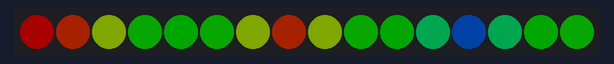
The sketch below on a simulated Arduino Uno, built with avr-gcc and run on an emulated ATmega328P. On the bench: 16 RGB LEDs in strip order, left to right. Dim RGB values are drawn brighter than linear.

Above: at 0.03 s.
At 4.72 s:
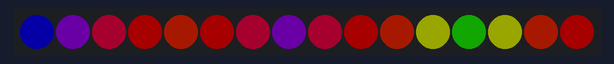
At 9.18 s:
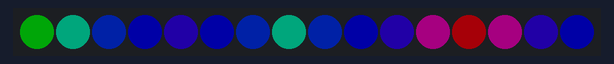
At 18.25 s:
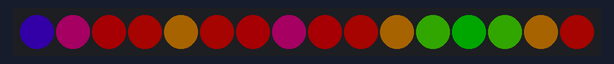
At 27.44 s:
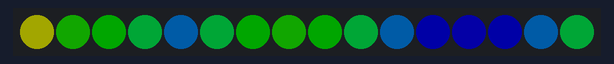
At 36.7 s:
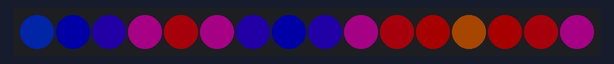

The sketch:

07_matriz_arcoiris.ino
```cpp
// 07 · Arcoíris animado en la matriz RGB 4x4 (GPIO13, 16 LED direccionables).
// Librería: Adafruit NeoPixel. La matriz va en zigzag: fila 0 izq->der, fila 1 der->izq...
#include <Adafruit_NeoPixel.h>

Adafruit_NeoPixel matriz(16, 13, NEO_GRB + NEO_KHZ800);

int indice(int x, int y) { return (y % 2 == 0) ? y * 4 + x : y * 4 + (3 - x); }

void setup() {
  matriz.begin();
  matriz.setBrightness(40);   // 0-255: no exagerar, consume y deslumbra
}

void loop() {
  static uint16_t tono = 0;
  for (int y = 0; y < 4; y++)
    for (int x = 0; x < 4; x++)
      matriz.setPixelColor(indice(x, y), matriz.gamma32(matriz.ColorHSV(tono + (x + y) * 6000)));
  matriz.show();
  tono += 400;
  delay(20);
}
```
